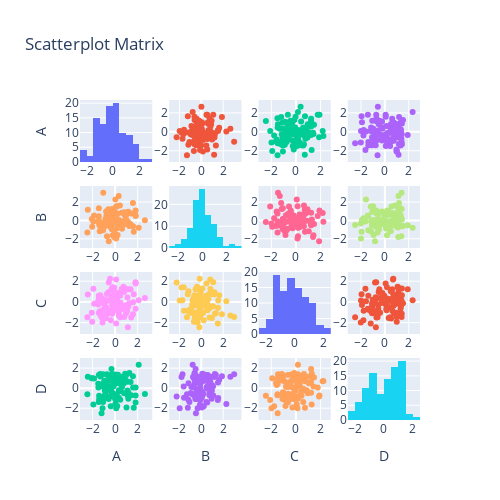

Notebook code for this chart:
### Code cell
import plotly.figure_factory as ff
ff.create_scatterplotmatrix(df,diag='histogram')
